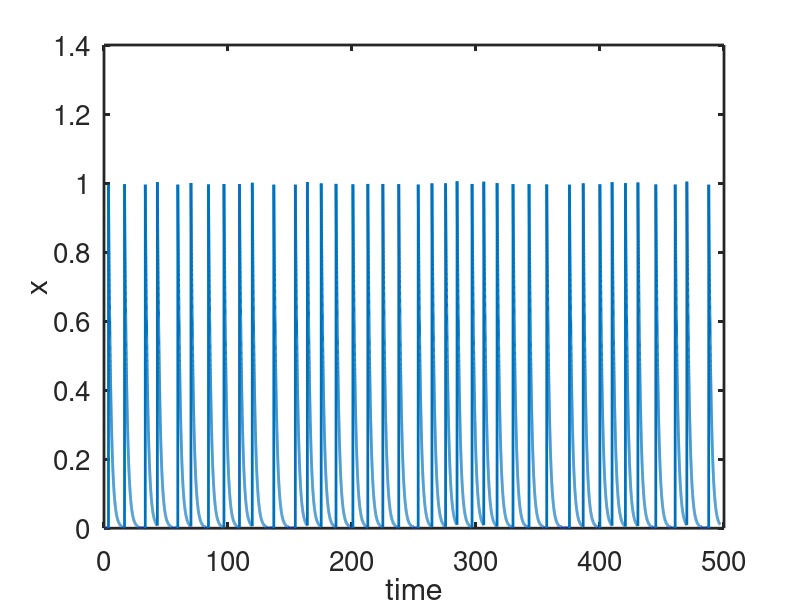
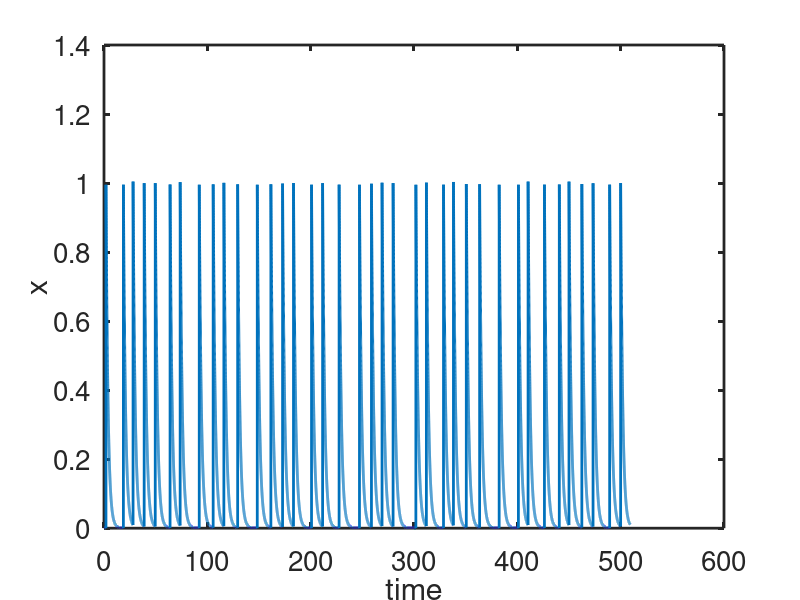
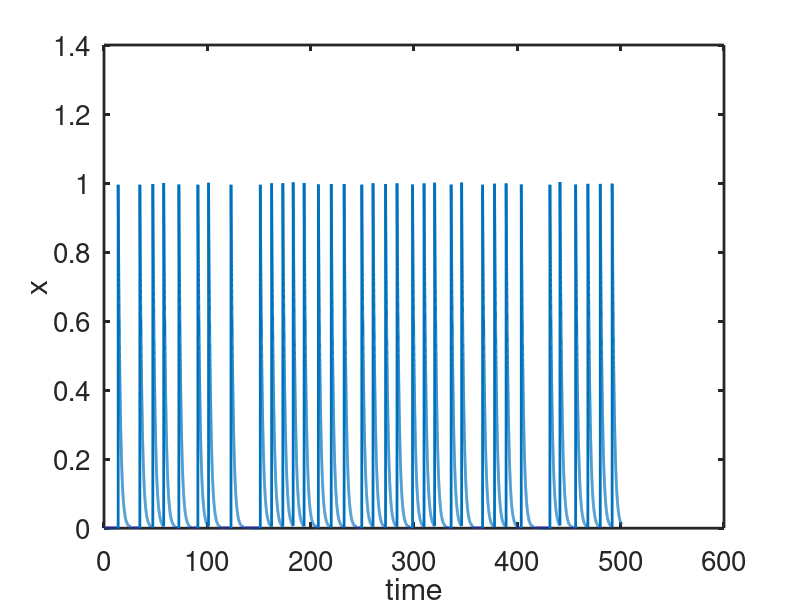
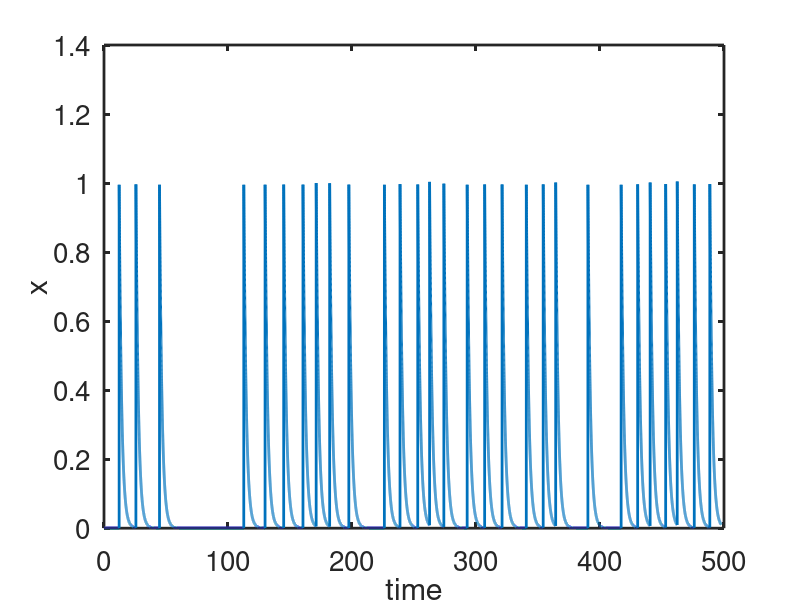

The MATLAB source for these figures, in order:

%  -------------------------------------------------------------------
%
%   Compute a stochastic train of spikes in a simple model.
%
%   For Chapter 7, Section 7.10.1 of
%   Keener and Sneyd, Mathematical Physiology, 3rd Edition, Springer.
% 
%   Written by James Keener and James Sneyd.
% 
%  ------------------------------------------------------------------- 

clear all
close all
clc
set(0,                           ...
    'defaultaxesfontsize', 20,   ...
    'defaultaxeslinewidth', 2.0, ...
    'defaultlinelinewidth', 2.0);

N = 50000;
delt = 0.01;
k = 0.5;
 x0 = 0.01;  % The system can be reactivated only when x<x0

nthresh = 5; %# of different runs % use 40 for a mu/sigma plot, 
% but it takes a lot of time
thresh = linspace(0.997,0.9995,nthresh); 
% for a mu/sigma plot
% thresh = linspace(0.999,0.999,nthresh);           % for a single run
%thresh = [0.95,0.99];
mu = zeros(nthresh,1);                              % initialization
sig = mu;                                           % initialization

for j = 1:nthresh
    threshold = thresh(j);
    In = rand(N,1);
    init = 0;  % first starting point
    x1=0;
   
    Tkeep = [0];
    i = 0;
T = [0];
tend = T(end);
Xkeep = [0];

    while i<N
        % find the next spike time
        nn = find(In(i+1:end)>threshold);
        if(~isempty(nn))
        ndx = min(nn);  % this is how many time steps to take
newt = [1:ndx]*delt;
Xkeep  = [Xkeep x1*exp(-k*newt)];
T = [T tend+newt];
tend = T(end);
Tkeep = [Tkeep tend];
x1=Xkeep(end)+1;  % add the jump
 %here we are using that decay is exponential.  For a more complicated de,
 %numerical integration is required
 dt=-log(x0/x1)/k; %time to get back to recovery
 
 ndt = fix(dt/delt);
 newt = [1:ndt]*delt;
 Xkeep = [Xkeep x1*exp(-k*newt)];
 T = [T tend+newt];
 tend = T(end); %x will be below threshold on the next time step
 i = length(T);
 x1 = Xkeep(end);  % this is the starting value for the next integration
        else
            i=N;
        end
    end
 
   
    figure(j)
    plot(T,Xkeep)
    xlabel('time')
    ylabel('x')
    ISI = Tkeep(2:end) - Tkeep(1:end-1);            % the interspike intervals
    mu(j) = mean(ISI);
    sig(j) = std(ISI);
end

figure(10)
plot(mu,sig,'o')
hold on

% Add the linear fit to the plot
p = polyfit(mu,sig,1)
xp = linspace(9,35,100);
plot(xp,polyval(p,xp));
xlabel('\mu')
ylabel('\sigma')

 
